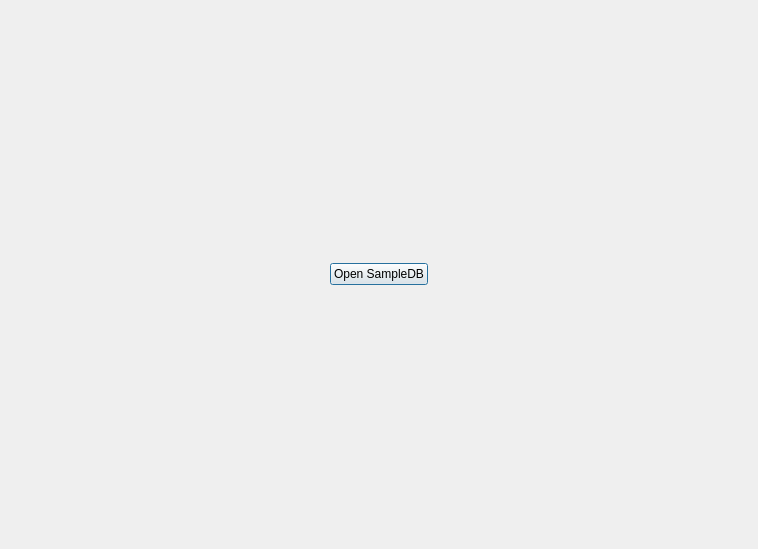
<?xml version="1.0" encoding="UTF-8"?>
<ui version="4.0">
 <class>Dialog</class>
 <widget class="QDialog" name="Dialog">
  <property name="geometry">
   <rect>
    <x>0</x>
    <y>0</y>
    <width>758</width>
    <height>549</height>
   </rect>
  </property>
  <property name="windowTitle">
   <string>Period</string>
  </property>
  <layout class="QGridLayout" name="gridLayout_2">
   <item row="0" column="0">
    <layout class="QVBoxLayout" name="periodGraph" stretch="0">
     <property name="spacing">
      <number>0</number>
     </property>
     <property name="sizeConstraint">
      <enum>QLayout::SetNoConstraint</enum>
     </property>
     <item alignment="Qt::AlignHCenter|Qt::AlignVCenter">
      <widget class="QPushButton" name="openSampleDB_button">
       <property name="sizePolicy">
        <sizepolicy hsizetype="Maximum" vsizetype="Maximum">
         <horstretch>0</horstretch>
         <verstretch>0</verstretch>
        </sizepolicy>
       </property>
       <property name="text">
        <string>Open SampleDB</string>
       </property>
      </widget>
     </item>
    </layout>
   </item>
  </layout>
 </widget>
 <resources/>
 <connections/>
</ui>
